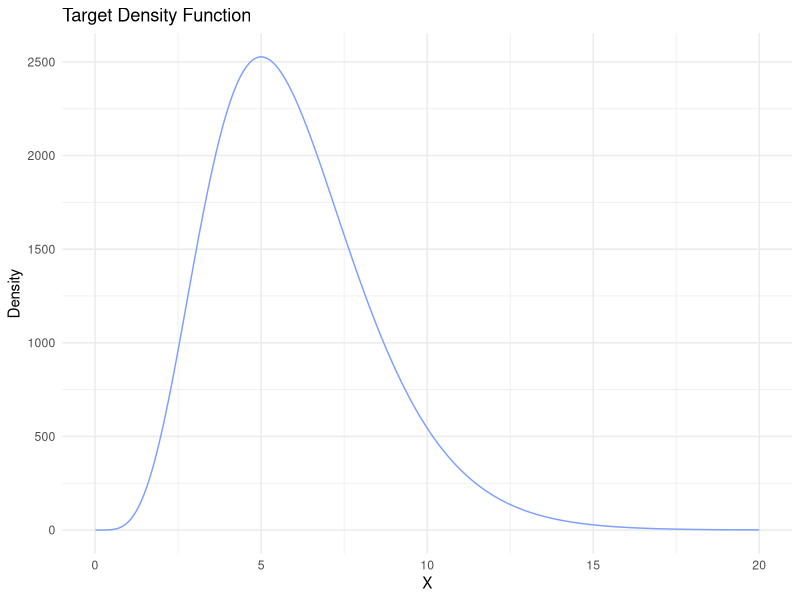
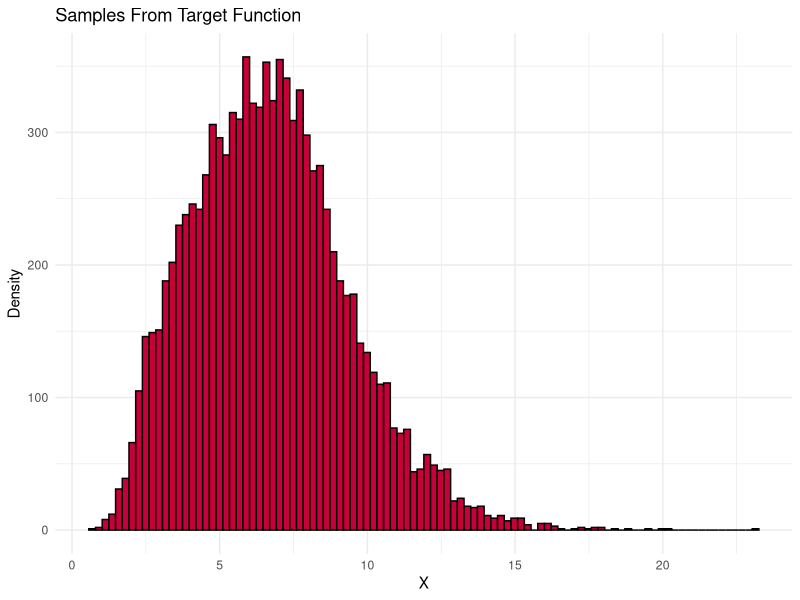

Generate these figures, in order, with R:
## ---- chunk 1
knitr::opts_chunk$set(echo = TRUE, cache = FALSE, include = TRUE, eval = TRUE)
library(knitr)
library(readxl)
library(ggplot2)
library(gridExtra)
## ---- chunk 2

# Target function with original scaling
f = function(x) {
  return(120 * x^5 * exp(-x))
}

# Target function
df = function(x) {
  if (sum(c(x) <= 0) > 0) stop("x must be larger than 0.")
  return(x^5 * exp(-x))
}

## ---- chunk 3

sequence = seq(from = 0.01, to = 20, by = 0.01)

real_f = f(sequence)
plotdf = data.frame(sequence, real_f)

ggplot(plotdf) +
  geom_line(aes(x = sequence, y = real_f), color = "#7da0ff") +
  labs(title = "Target Density Function", y = "Density",
  x = "X", color = "Legend") +
  theme_minimal()

## ---- chunk 4

#' Metropolis Hasting Algorithm
#'
#' @param n Number of samples from the target distribution.
#' @param x_0 Initial state from Pi. 
#' @param b Burn-in steps before taking samples.
#'
#' @return Returns a list containing the burned and normal samples.
#' @export
#'
#' @examples
metropolis_hasting = function(n = 1, x_0 = 1, b = 50) {
  
  # Vectors to store the samples in.
  burn_in_samples = c()
  samples = c()
  
  # Samples from proposel from the random walk (MC)
  xt = x_0
  xt_1 = x_0
  
  walk = function(burn) {
    # Generate proposal state
    x_star = rlnorm(n = 1, meanlog = xt, sdlog = 1)
    
    # Calculate correction factor C
    c = dlnorm(xt_1, meanlog = xt, sdlog = 1) /
      dlnorm(x_star, meanlog = xt, sdlog = 1)
    
    # Calculate acceptance probability alpha
    alpha = min(1, df(x_star)/df(xt_1))
    
    # Generate u from uniform
    u = runif(n = 1, min = 0, max = 1)
    
    # Decide if to accept or reject the proposal
    if (u <= alpha) {
      # Accept
      xt_1 <<- xt
      xt <<- x_star
      
      # Depending on if we're still buring save in different vector
      if (burn) {
        burn_in_samples <<- c(burn_in_samples, x_star)
      }
      else {
        samples <<- c(samples, x_star)
      }
    }
    else {
      # Reject
      xt <<- xt_1
    }
  }
  
  # Burn-in period
  while (length(burn_in_samples) < n) {
    walk(TRUE)
  }
  
  # Draw real samples
  while (length(samples) < n) {
    walk(FALSE)
  }
  
  # Return the burned and normal samples
  return(list(samples = samples, burn_in_samples = burn_in_samples))
}

results = metropolis_hasting(10000, x_0 = 5, b = 100)

## ---- chunk 5

plotdf = data.frame(results$samples)

ggplot(plotdf) +
  geom_histogram(aes(x = results.samples),
                 color = "#000000", fill = "#C70039", bins = length(results$samples)/100) +
  labs(title = "Samples From Target Function", y = "Density",
  x = "X", color = "Legend") +
  theme_minimal()

## ---- chunk 6

# Loading RData
#data2 = get(load("data.RData"))
#head(data2)
